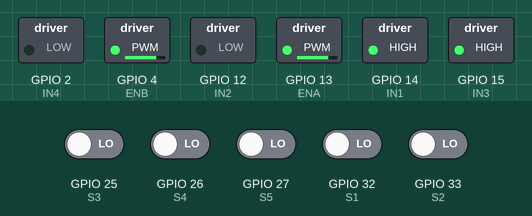
Recording of a program running on a simulated ESP32. On the bench: switched loads named in the program (green lamp = pin HIGH). Inputs (shaded band) come from the test bench; at power-on: GPIO 25 (S3), GPIO 26 (S4), GPIO 27 (S5), GPIO 32 (S1), GPIO 33 (S2) LOW.

Above: at 1.2 s.
1.3 s: GPIO 26 (S4) driven HIGH
2.8 s: GPIO 27 (S5) driven HIGH
4.3 s: GPIO 32 (S1) driven HIGH
Timing chart, 0 to 7.3 s (numbered marks = the images above; inputs shaded):
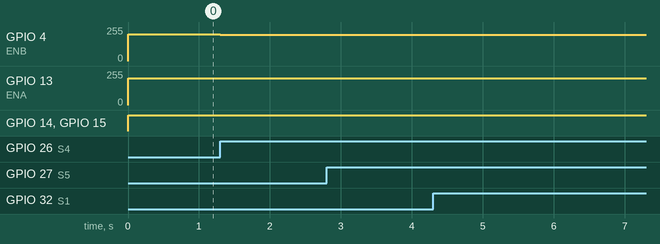

The program:

main.cpp
```cpp
#include <Arduino.h>

// --- Pin Definitions ---
// IR Sensors
const int S1 = 32;
const int S2 = 33;
const int S3 = 25;
const int S4 = 26;
const int S5 = 27;

// Motor Driver (Right Motor)
const int IN1 = 14;
const int IN2 = 12;
const int ENA = 13;

// Motor Driver (Left Motor)
const int IN3 = 15;
const int IN4 = 2;
const int ENB = 4;

//PID constants
float Kp = 0.05; // Proportional gain: Governs the reaction to the current error.
float Ki = 0.001; // Integral gain: Corrects for long-term, systematic errors.
float Kd = 0.1;  // Derivative gain: Dampens the response to prevent overshooting.


// --- Motor & Control Settings ---
int maxSpeed = 200; // The maximum speed of the motors (0-255)

// The integral should not be allowed to grow larger in magnitude than this value.
// This prevents "integral windup".
float integralLimit = 200.0;


// --- Global PID Variables ---
float error = 0;
float integral = 0;
float derivative = 0;
float lastError = 0; // Required to calculate the derivative


// --- ESP32 PWM Configuration ---
const int pwmFrequency = 5000; // Hz
const int pwmResolution = 8;   // 8-bit resolution (0-255)
const int rightMotorPWMChannel = 0;
const int leftMotorPWMChannel = 1;


void setup() {

  Serial.begin(115200); //set burd rate according to ir sensor array

  // Set pin modes
  pinMode(S1, INPUT); pinMode(S2, INPUT); pinMode(S3, INPUT); pinMode(S4, INPUT); pinMode(S5, INPUT);
  pinMode(IN1, OUTPUT); pinMode(IN2, OUTPUT); pinMode(IN3, OUTPUT); pinMode(IN4, OUTPUT);

  // Configure the PWM functionalities for motor speed control using ESP32's LEDC peripheral
  ledcSetup(rightMotorPWMChannel, pwmFrequency, pwmResolution);
  ledcAttachPin(ENA, rightMotorPWMChannel);
  ledcSetup(leftMotorPWMChannel, pwmFrequency, pwmResolution);
  ledcAttachPin(ENB, leftMotorPWMChannel);

}

void loop() {
  // 1. CALCULATE THE ERROR
  // This section reads the sensors and calculates a single 'error' value,
  // which represents how far the bot is from the center of the line.
  // A negative error means the bot is to the right of the line.
  // A positive error means the bot is to the left of the line.(as is clear from code below)

  // Read sensor values (assuming LOW/0 = black line, HIGH/1 = white surface)
  int s[5];
  s[0] = digitalRead(S1); s[1] = digitalRead(S2); s[2] = digitalRead(S3);
  s[3] = digitalRead(S4); s[4] = digitalRead(S5);

  // Use the Weighted Average method for a smooth, continuous error value.
  long weightedSum = 0;
  int activeSensorCount = 0;
  bool onLine = false;

  if (s[0] == 0) { weightedSum += -20; activeSensorCount++; onLine = true; }
  if (s[1] == 0) { weightedSum += -10; activeSensorCount++; onLine = true; }
  if (s[2] == 0) { weightedSum += 0;   activeSensorCount++; onLine = true; }
  if (s[3] == 0) { weightedSum += 10;  activeSensorCount++; onLine = true; }
  if (s[4] == 0) { weightedSum += 20;  activeSensorCount++; onLine = true; }

  if (onLine) {
    // If at least one sensor is on the line, calculate the error
    error = (float)weightedSum / activeSensorCount;
  }
  else {
    // If no sensors see the line, use the last known error(lastError saved) to decide
    // which way to turn. A large error value forces a sharp turn back.
    if (lastError > 0) {
      error = 25; // A value larger than the max weight
    }
    else {
      error = -25; // A value smaller than the min weight
    }
  }

  // 2. COMPUTE PID TERMS
  integral = integral + error;
  // CLAMP the integral to prevent "windup"
  integral = constrain(integral, -integralLimit, integralLimit);

  // Derivative term is the rate of change of the error, used to dampen the response.
  derivative = error - lastError;

  // 3. CALCULATE THE FINAL CORRECTION
  // The final correction is the sum of the three PID terms multiplied by their gains.
  float correction = (Kp * error) + (Ki * integral) + (Kd * derivative);

  // 4. UPDATE lastError FOR THE NEXT ITERATION
  lastError = error;

  // 5. APPLY THE CORRECTION TO THE MOTORS
  int rightMotorSpeed = maxSpeed - correction;
  int leftMotorSpeed = maxSpeed + correction;

  // Constrain the motor speeds to be within a valid, controllable range (0 to maxSpeed)
  rightMotorSpeed = constrain(rightMotorSpeed, 0, maxSpeed);
  leftMotorSpeed = constrain(leftMotorSpeed, 0, maxSpeed);

  moveMotors(leftMotorSpeed, rightMotorSpeed);
}


void moveMotors(int leftSpeed, int rightSpeed) {
  // Control Left Motor (Motor B: IN3, IN4, ENB)
  digitalWrite(IN3, HIGH); // Set Direction: Forward
  digitalWrite(IN4, LOW);
  ledcWrite(leftMotorPWMChannel, leftSpeed); // Set Speed

  // Control Right Motor (Motor A: IN1, IN2, ENA)
  digitalWrite(IN1, HIGH); // Set Direction: Forward
  digitalWrite(IN2, LOW);
  ledcWrite(rightMotorPWMChannel, rightSpeed); // Set Speed
}
```

Measured:
- after the input at 1.3 s, GPIO 4 (ENB): 199/255 → 198/255 at once
